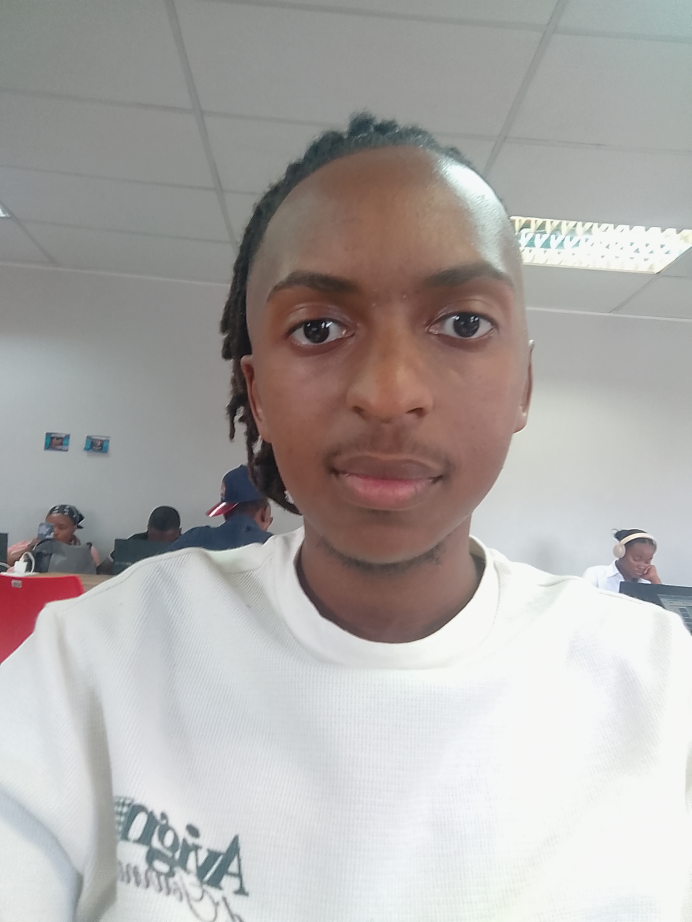
#> input picture FacialRecognitionAPI/FacialAPI/IMG.jpg, 3456 x 4608 px (shown at 1/5 size)
$ python -i FacialRecognitionAPI.py   (imports and definitions only)
#> lines starting #> are read from the running program, lines starting #| are printed output that depends on the picture
import cv2
import numpy as np

# Load Haar Cascade once (fast + offline)
FACE_CASCADE = cv2.CascadeClassifier(
    cv2.data.haarcascades + "haarcascade_frontalface_default.xml"
)

def detect_face_and_encoding(frame):
    """
    Detects ONE face in the frame and returns:
    - bounding box (x, y, w, h)
    - face encoding (numpy array)

    Returns (None, None) if no face is found
    """

    if frame is None:
        return None, None

    # Convert to grayscale for detection
    gray = cv2.cvtColor(frame, cv2.COLOR_BGR2GRAY)

    # Detect faces
    faces = FACE_CASCADE.detectMultiScale(
        gray,
        scaleFactor=1.2,
        minNeighbors=5,
        minSize=(80, 80)
    )

    if len(faces) == 0:
        return None, None

    # Take the first detected face
    x, y, w, h = faces[0]

    # Crop the face region
    face_img = frame[y:y+h, x:x+w]

    if face_img.size == 0:
        return None, None

    # Normalize face image to fixed size
    face_img = cv2.resize(face_img, (100, 100))

    # Simple face encoding (flatten + normalize)
    encoding = face_img.flatten().astype("float32") / 255.0

    return (x, y, w, h), encoding

>>> import cv2
>>> picture = cv2.imread('IMG.jpg')
#> picture is the input picture: shape (4608, 3456, 3); mean B, G, R 168.3, 170.3, 173.8
>>> result = detect_face_and_encoding(picture)
#> in detect_face_and_encoding, `gray = cv2.cvtColor(frame, cv2.COLOR_BGR2GRAY)`:
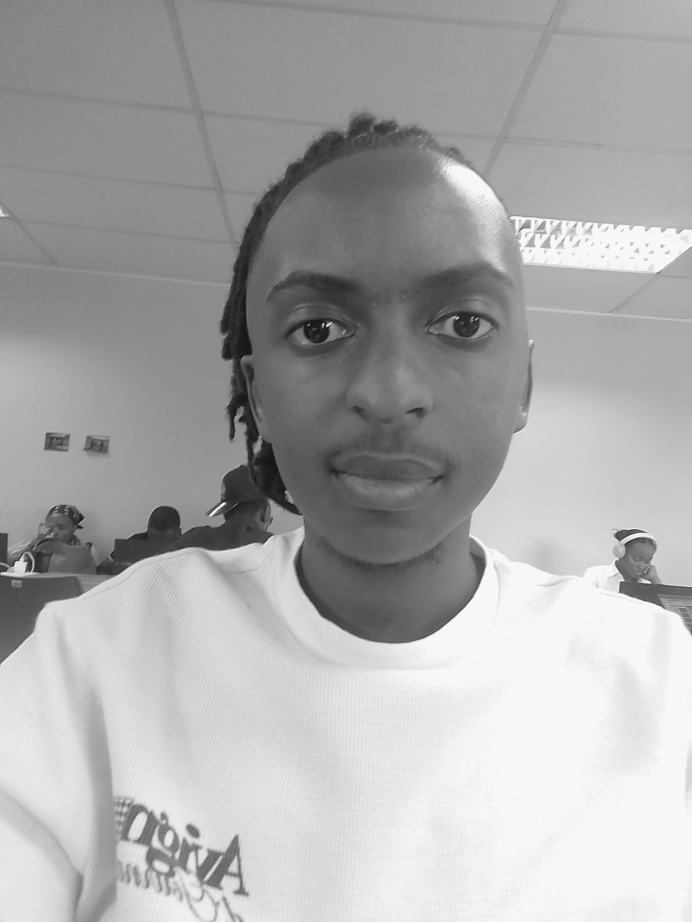
#> gray: shape (4608, 3456) (shown at 1/5 size); min 1, max 254, mean 171.1
#> in detect_face_and_encoding, `faces = FACE_CASCADE.detectMultiScale( gray, scaleFactor=1.2, minNeigh..`: faces = ()

$ run again, on FacialRecognitionAPI/FacialAPI/billie.jpg
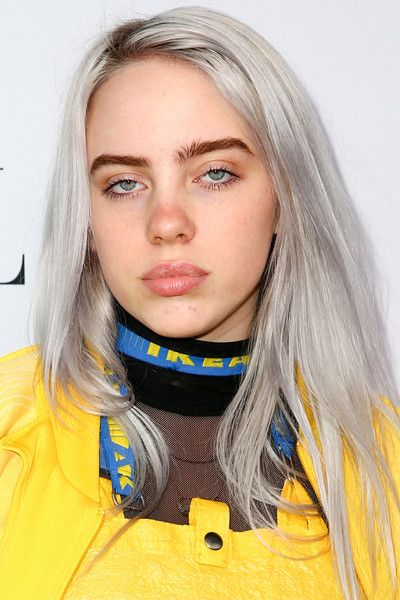
#> input picture FacialRecognitionAPI/FacialAPI/billie.jpg, 400 x 600 px
#> picture is the input picture: shape (600, 400, 3); mean B, G, R 143.9, 179, 199.4
#> in detect_face_and_encoding, `gray = cv2.cvtColor(frame, cv2.COLOR_BGR2GRAY)`:
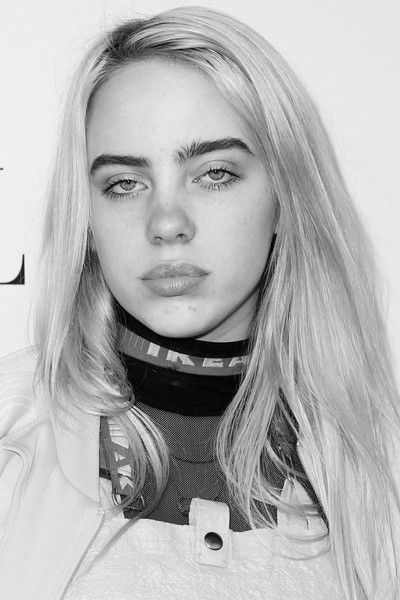
#> gray: shape (600, 400); min 0, max 254, mean 181.1
#> faces = [[48, 79, 249, 249]]
#> x = 48; y = 79; w = 249
#> in detect_face_and_encoding, `face_img = cv2.resize(face_img, (100, 100))`:
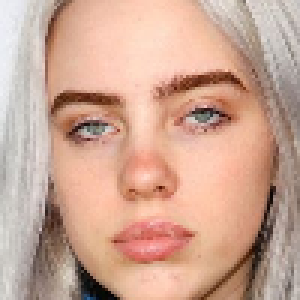
#> face_img: shape (100, 100, 3) (shown 3 times larger); mean B, G, R 147.7, 165.9, 204.3

$ run again, on FacialRecognitionAPI/FacialAPI/group.jpg
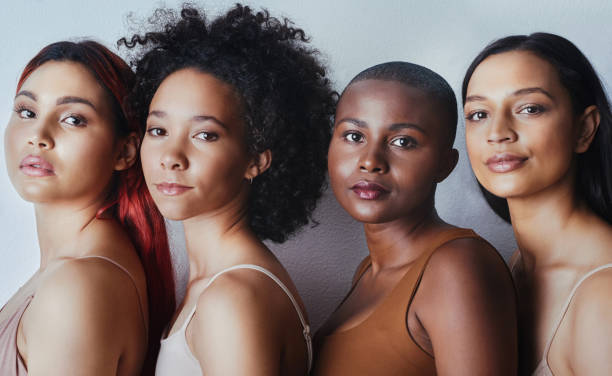
#> input picture FacialRecognitionAPI/FacialAPI/group.jpg, 612 x 376 px
#> picture is the input picture: shape (376, 612, 3); mean B, G, R 102.3, 107.3, 126.9
#> in detect_face_and_encoding, `gray = cv2.cvtColor(frame, cv2.COLOR_BGR2GRAY)`:
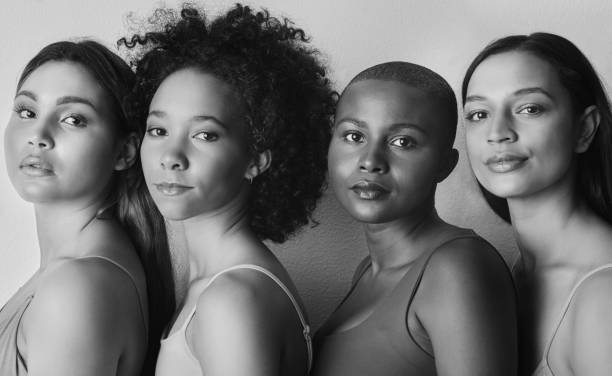
#> gray: shape (376, 612); min 0, max 241, mean 112.6
#> faces = [[117, 86, 127, 127], [444, 62, 135, 135], [309, 86, 136, 136]]
#> x = 117; y = 86; w = 127
#> in detect_face_and_encoding, `face_img = cv2.resize(face_img, (100, 100))`:
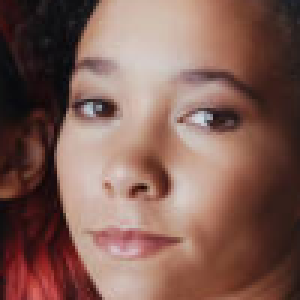
#> face_img: shape (100, 100, 3) (shown 3 times larger); mean B, G, R 85.3, 94.4, 128.2

$ run again, on FacialRecognitionAPI/FacialAPI/group2.jpg
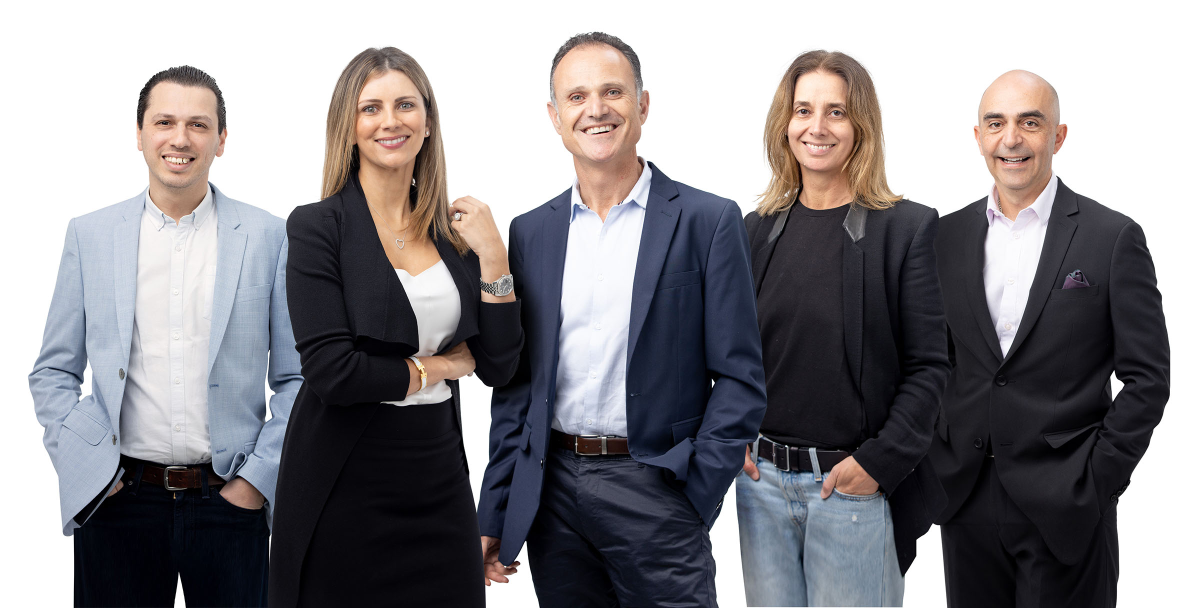
#> input picture FacialRecognitionAPI/FacialAPI/group2.jpg, 2400 x 1216 px (shown at 1/2 size)
#> picture is the input picture: shape (1216, 2400, 3); mean B, G, R 141.6, 138, 140.6
#> in detect_face_and_encoding, `gray = cv2.cvtColor(frame, cv2.COLOR_BGR2GRAY)`:
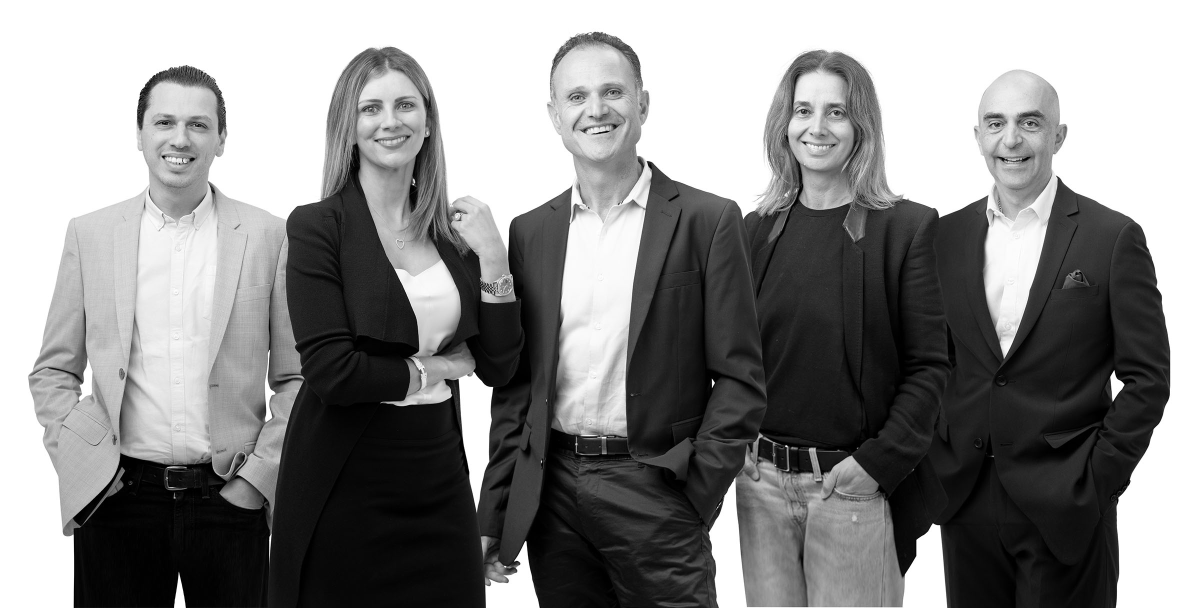
#> gray: shape (1216, 2400) (shown at 1/2 size); min 0, max 255, mean 139.2
#> faces = [[1554, 158, 169, 169], [269, 179, 180, 180], [1094, 111, 199, 199], [690, 143, 182, 182], [1919, 164, 207, 207]]
#> x = 1554; y = 158; w = 169
#> in detect_face_and_encoding, `face_img = cv2.resize(face_img, (100, 100))`:
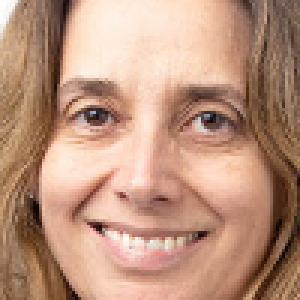
#> face_img: shape (100, 100, 3) (shown 3 times larger); mean B, G, R 125.4, 147.6, 188
